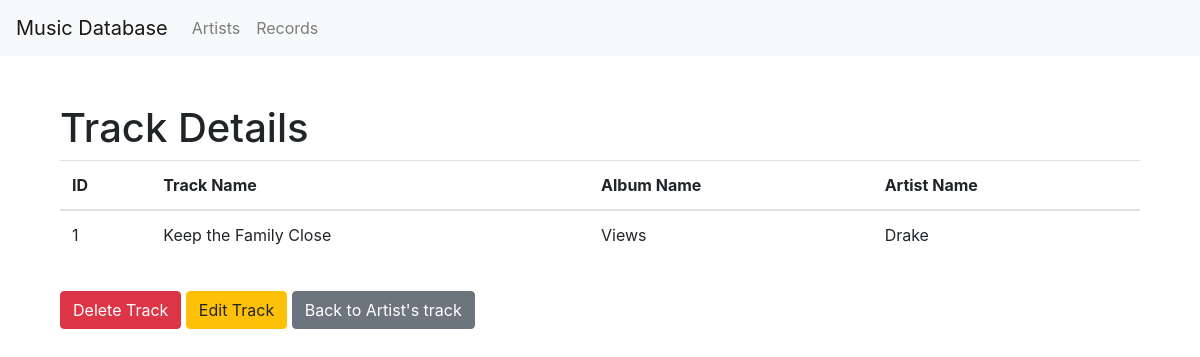
The app's page /track/1 with its own data.
### tables this page shows
CREATE TABLE "tracks" (
	"id"	INTEGER NOT NULL,
	"name"	TEXT NOT NULL,
	"duration"	TEXT NOT NULL,
	"album"	INTEGER NOT NULL,
	"play_count"	INTEGER NOT NULL,
    "release_date" TEXT NOT NULL,
	PRIMARY KEY("id" AUTOINCREMENT),
	FOREIGN KEY("album") REFERENCES "albums"("id")
);

CREATE TABLE "albums" (
	"id"	INTEGER NOT NULL,
	"name"	TEXT NOT NULL,
	"artist"	INTEGER NOT NULL,
    "release_date" TEXT NOT NULL,
	PRIMARY KEY("id" AUTOINCREMENT),
	FOREIGN KEY("artist") REFERENCES "artists"("id")
);

CREATE TABLE "artists" (
	"id"	INTEGER NOT NULL,
	"name"	TEXT NOT NULL,
    "record" TEXT NOT NULL,
	PRIMARY KEY("id" AUTOINCREMENT),
    FOREIGN KEY("record") REFERENCES "records"("id")
);

### main.py (the view)
@app.route('/track/<int:track_id>')
def track_details(track_id):
    conn = get_db_connection()
    cursor = conn.cursor()
    cursor.execute('''
        SELECT
            t.id,
            t.name AS TrackName,
            al.name AS AlbumName,
            a.name AS ArtistName,
            a.id As ArtistId
        FROM
            tracks AS t
        JOIN
            albums AS al ON t.album = al.id
        JOIN
            artists AS a ON al.artist = a.id
        WHERE
            t.id = ?;
    ''', (track_id,))
    track = cursor.fetchone()
    conn.close()
    if track:
        return render_template('trackDetails.html', track=track)
    else:
        return "Track not found", 404

### main.py (called while the page is built)
def get_db_connection():
    conn = sqlite3.connect(DATABASE)
    conn.row_factory = sqlite3.Row
    return conn

### templates/trackDetails.html (shortened to what this page needs)
{% extends 'bar.html' %}
{% block content %}
    <div class="container mt-5">
        <h1>Track Details</h1>
        <table class="table">
            <thead>
                <tr>
                    <th>ID</th>
                    <th>Track Name</th>
                    <th>Album Name</th>
                    <th>Artist Name</th>
                </tr>
            </thead>
            <tbody>
                <tr>
                    <td>{{ track['id'] }}</td>
                    <td>{{ track['TrackName'] }}</td>
                    <td>{{ track['AlbumName'] }}</td>
                    <td>{{ track['ArtistName'] }}</td>
                </tr>
            </tbody>
        </table>
        <a href="{{ url_for('delete_track', track_id=track['id']) }}" class="btn btn-danger mt-3">Delete Track</a>
        <a href="{{ url_for('editTrack', track_id=track['id']) }}" class="btn btn-warning mt-3">Edit Track</a>
        <a href="{{ url_for('artistTrack', artist_id=track['ArtistID'] )}}" class="btn btn-secondary mt-3">Back to Artist's track</a>
    </div>
{% endblock %}

### records on screen
tracks: id "1", TrackName "Keep the Family Close"
albums: AlbumName "Views"
artists: ArtistName "Drake"
